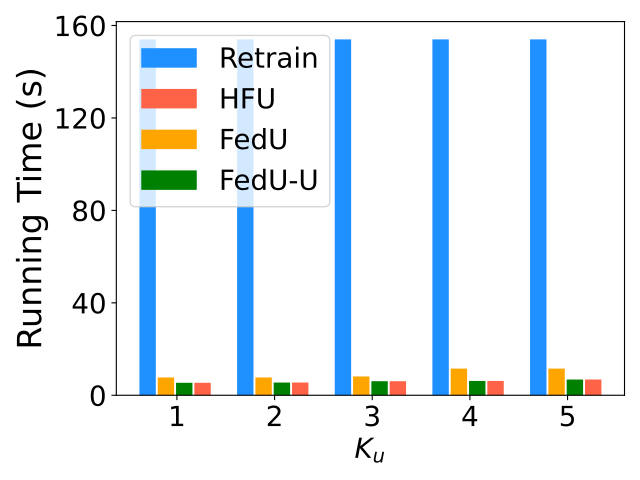

Recreate this plot in Python.
import matplotlib.pyplot as plt
import numpy as np

# user num = 50
labels = ['1', '2', '3', '4', '5']
unl_fr = [154, 154, 154, 154, 154]
unl_br = [2*10*0.385, 2*10*0.385, 8.13, 3*10*0.385, 3*10*0.385]
unl_self_r = [5.4, 5.5, 6.1, 6.2, 6.8]
unl_hess_r = [5.4,  5.5, 6.1, 6.2, 6.8]

x = np.arange(len(labels))  # the label locations
width = 0.6  # the width of the bars
# no_noise = np.around(no_noise,0)
# samping = np.around(samping,0)
# ldp = np.around(ldp,0)


plt.figure()
#plt.subplots(figsize=(8, 5.3))
plt.bar(x - width / 2 - width / 8 + width / 8, unl_fr, width=0.168, label='Retrain', color='dodgerblue', hatch='/')
plt.bar(x + width / 2 - width / 8 + width / 16, unl_hess_r, width=0.168, label='HFU', color='tomato', hatch='o')

plt.bar(x - width / 8 - width / 16 , unl_br, width=0.168, label='FedU', color='orange', hatch='\\')
plt.bar(x + width / 8, unl_self_r, width=0.168, label='FedU-U', color='g', hatch='x')



# Add some text for labels, title and custom x-axis tick labels, etc.
plt.ylabel('Running Time (s)', fontsize=24)
# ax.set_title('Performance of Different Users n')
plt.xticks(x, labels, fontsize=20)
# ax.set_xticklabels(labels,fontsize=15)

my_y_ticks = np.arange(0, 162, 40)
plt.yticks(my_y_ticks, fontsize=20)
# ax.set_yticklabels(my_y_ticks,fontsize=15)

plt.legend(loc='upper left', fontsize=20)

# ax.bar_label(rects1, padding=1)
# ax.bar_label(rects2, padding=3)
# ax.bar_label(rects3, padding=3)
plt.xlabel('$K_u$' ,fontsize=20)
plt.tight_layout()

plt.rcParams['figure.figsize'] = (2.0, 1)
plt.rcParams['image.interpolation'] = 'nearest'
plt.rcParams['figure.subplot.left'] = 0.11
plt.rcParams['figure.subplot.bottom'] = 0.08
plt.rcParams['figure.subplot.right'] = 0.977
plt.rcParams['figure.subplot.top'] = 0.969
plt.savefig('stl_rt_ke_bar.pdf', format='pdf', dpi=200)
plt.show()
